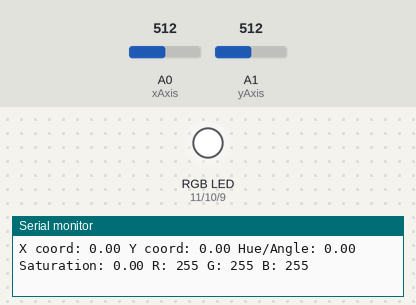
A sketch run on a simulated Arduino Uno, built with avr-gcc and run on an emulated ATmega328P. On the bench: an RGB LED mixed from three pins (HIGH = lit), the last lines printed to the serial monitor. The test bench sets the inputs (shaded band); at power-on: A0 (xAxis) = 512, A1 (yAxis) = 512.

Above: at 1.2 s.
1.3 s: A0 (xAxis) set to 535
At 1.7 s:
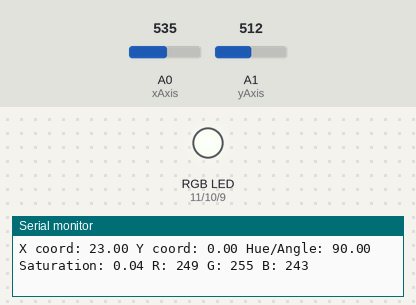
2.8 s: A1 (yAxis) set to 716
At 3.4 s:
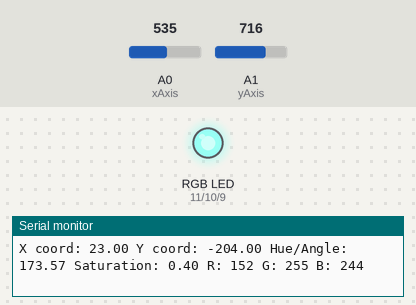
4.3 s: A0 (xAxis) set to 716
At 5.4 s:
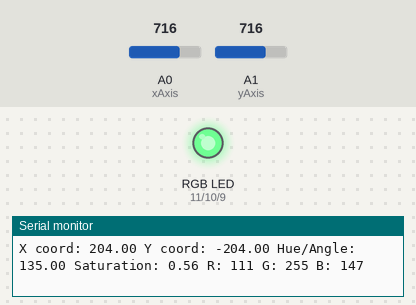
5.8 s: A1 (yAxis) set to 900
At 7.0 s:
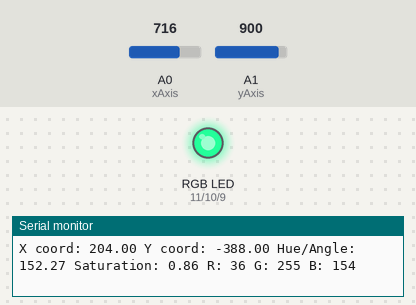
7.3 s: A1 (yAxis) set to 1023
At 8.1 s:
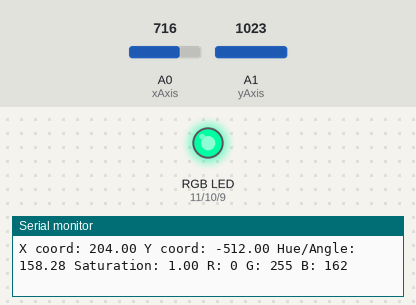
8.8 s: A0 (xAxis) set to 900
At 9.5 s:
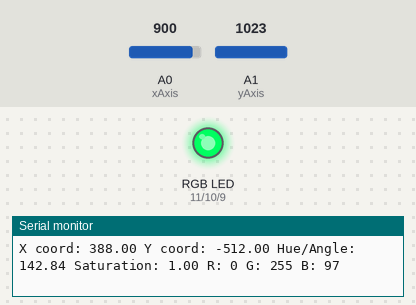
Timing chart, 0 to 11.3 s (numbered marks = the images above; inputs shaded):
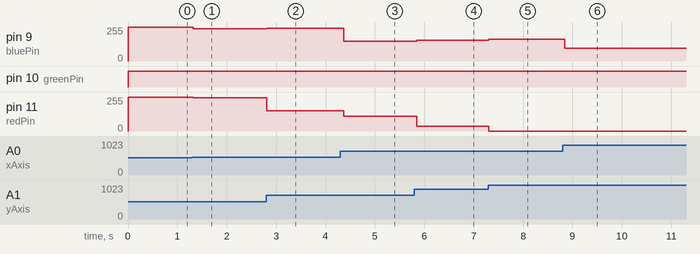

Measured:
- after the input at 1.3 s, pin 9 (bluePin): 255/255 → 243/255 at once; pin 11 (redPin): 255/255 → 249/255 at once
- after the input at 2.8 s, pin 9 (bluePin): 243/255 → 244/255 at once; pin 11 (redPin): 249/255 → 152/255 at once
- after the input at 4.3 s, pin 9 (bluePin): 244/255 → 147/255 after 0.06 s; pin 11 (redPin): 152/255 → 111/255 after 0.06 s
- after the input at 5.8 s, pin 9 (bluePin): 147/255 → 154/255 after 0.05 s; pin 11 (redPin): 111/255 → 36/255 after 0.05 s
- after the input at 7.3 s, pin 9 (bluePin): 154/255 → 162/255 at once; pin 11 (redPin): 36/255 → 0/255 at once
- after the input at 8.8 s, pin 9 (bluePin): 162/255 → 97/255 after 0.05 s

The sketch:

colorwheelLED.ino
```cpp
// colorwheelLED.ino
// By Ryan Neubauer
// This script uses a joystick like an RGB colorwheel for RGB LEDs.
// Note: If you don't have an RGB LED, you can use indivudal red, green, and blue LEDS.
// That's what I had to do when I forgot to use resistors and burnt my RGB LED bulbs. Whoops...

int redPin = 11;
int greenPin = 10;
int bluePin = 9;
int xAxis = A0;
int yAxis = A1;
int r, g, b;


void setup() {
  pinMode(redPin, OUTPUT);
  pinMode(greenPin, OUTPUT);
  pinMode(bluePin, OUTPUT);
  pinMode(xAxis, INPUT);
  pinMode(yAxis, INPUT);
  Serial.begin(9600);
}

float getAngle(int x, int y){
  float angle = atan2(x, y) * (180 / PI);
  if (angle < 0) { // Normalizing the angle range so we aren't given a negative angle.
    angle += 360.0;
  }
  return angle;
}

float getSaturation(float x, float y) {
  float distance = sqrt(sq(x) + sq(y));
  float radius = 512.0;
  if (distance <= 0) {
    return 0.0;
  }
  return min(distance/radius, 1.0);
}

void hsvToRGB(float hue, float saturation, float value, int &r, int &g, int &b) {
  float chroma = value * saturation;
  int sector = int(hue/60);
  float x = chroma * (1.0 - abs(fmod((hue/60.0), 2.0) - 1.0)); // Calculate the adjuste chroma or 'intermediate value'
  float m = value - chroma;
  float r1 = 0, g1 = 0, b1 = 0;

  if (sector == 0) {
    r1 = chroma;
    g1 = x;
    b1 = 0;
  } else if (sector == 1) {
    r1 = x;
    g1 = chroma;
    b1 = 0;
  } else if (sector == 2) {
    r1 = 0;
    g1 = chroma;
    b1 = x;
  } else if (sector == 3) {
    r1 = 0;
    g1 = x;
    b1 = chroma;
  } else if (sector == 4) {
    r1 = x;
    g1 = 0;
    b1 = chroma;
  } else {
    r1 = chroma;
    g1 = 0;
    b1 = x;
  }

  r = (int)constrain((r1 + m) * 255.0, 0, 255);
  g = (int)constrain((g1 + m) * 255.0, 0, 255);
  b = (int)constrain((b1 + m) * 255.0, 0, 255);

}

void loop() {
  // put your main code here, to run repeatedly:
  int xRead = analogRead(xAxis);
  int yRead = analogRead(yAxis);

  float xRange = map(xRead, 0, 1023, -512.0, 512.0);
  float yRange = -map(yRead, 0, 1023, -512.0, 512.0);

  if (abs(xRange) <= 5.0) {
    xRange = 0.0;
  }
  if (abs(yRange) <= 5.0) {
    yRange = 0.0;
  }

  float joystickAngle = getAngle(xRange, yRange);

  float hue = joystickAngle; // hue directly corresponds to the 6 color sections. It will directly correspond to the angle
  float saturation = getSaturation(xRange, yRange); // This controls color intensity. This value will correspond to the distance from the center of the color wheel.
  const float value = 1.0; // Value is the 'brightness' of our color. We don't want to manipulate this for our color wheel

  hsvToRGB(hue, saturation, value, r, g, b);

  analogWrite(redPin, r);
  analogWrite(greenPin, g);
  analogWrite(bluePin, b);

  Serial.print("X coord: ");
  Serial.print(xRange);
  Serial.print(" Y coord: ");
  Serial.print(yRange);
  Serial.print(" Hue/Angle: ");
  Serial.print(hue);
  Serial.print(" Saturation: ");
  Serial.print(saturation);
  Serial.print(" R: ");
  Serial.print(r);
  Serial.print(" G: ");
  Serial.print(g);
  Serial.print(" B: ");
  Serial.print(b);
  Serial.print("\n");

  delay(25);

}
```
